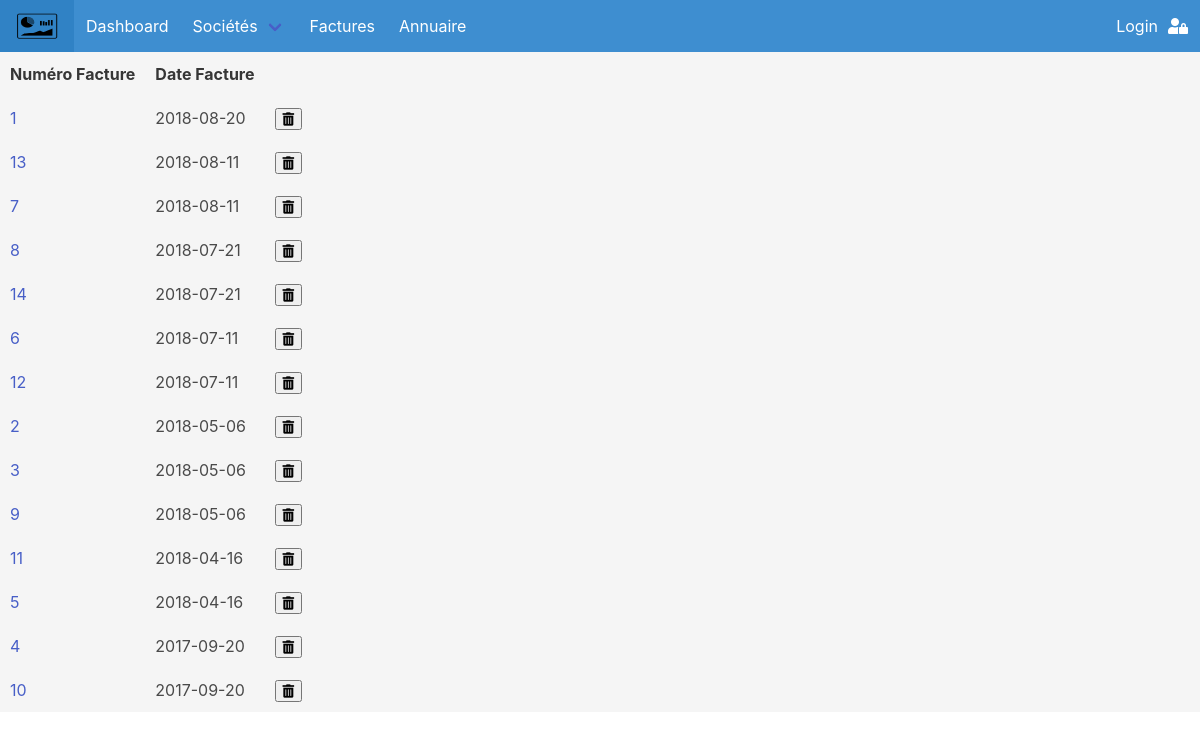
Page /?page=factures on the committed database.
### tables this page shows
CREATE TABLE `factures` (
  `idfactures` int(11) NOT NULL,
  `datefacture` date NOT NULL,
  `prestationmotif` varchar(45) NOT NULL,
  `idsociete` int(11) DEFAULT NULL,
  `idpersonnes` int(11) DEFAULT NULL
);

### controllers/factures.control.php (called while the page is built, shortened)
<?php
require "controllers/partials/partial.control.php";
require "models/factures.model.php";
require "views/factures.view.php";
?>

### models/factures.model.php (called while the page is built)
<?php
$displayFacturesAlphab = $dbh->query('SELECT idfactures, datefacture FROM factures ORDER BY datefacture DESC');
?>

### views/factures.view.php (the view, shortened to what this page needs)
  <table>
      <thead>
        <th>numéro facture</th>
        <th>date facture</th>
      </thead>
      <tbody>
        <?php while ($donnee = $displayFacturesAlphab->fetch()) { ?>
          <tr>
            <td><a href="?page=detailfacture&factures=<?php echo $donnee['idfactures'] ?>"><?php echo $donnee['idfactures'] ?></a></td>
            <td><?php echo $donnee['datefacture'] ?></td>
            <td>
              <form class="" action="" method="post">
                <button type="submit" name="delete"><i class="fas fa-trash-alt"></i></button>
              </form>
            </td>
          </tr>
        <?php } ?>
      </tbody>
    </table>
  </body>
</html>

### assets/css/style.css (style rules this page uses)
body { background-color: #F5F5F5; }
th, td { padding: 10px; }
th { background-color: #F5F5F5; text-transform: capitalize; }

### rows in the picture
factures: idfactures "1", datefacture "2018-08-20"
factures: idfactures "13", datefacture "2018-08-11"
factures: idfactures "7", datefacture "2018-08-11"
factures: idfactures "8", datefacture "2018-07-21"
factures: idfactures "14", datefacture "2018-07-21"
factures: idfactures "6", datefacture "2018-07-11"
factures: idfactures "12", datefacture "2018-07-11"
factures: idfactures "2", datefacture "2018-05-06"
factures: idfactures "3", datefacture "2018-05-06"
factures: idfactures "9", datefacture "2018-05-06"
factures: idfactures "11", datefacture "2018-04-16"
factures: idfactures "5", datefacture "2018-04-16"
factures: idfactures "4", datefacture "2017-09-20"
factures: idfactures "10", datefacture "2017-09-20"
